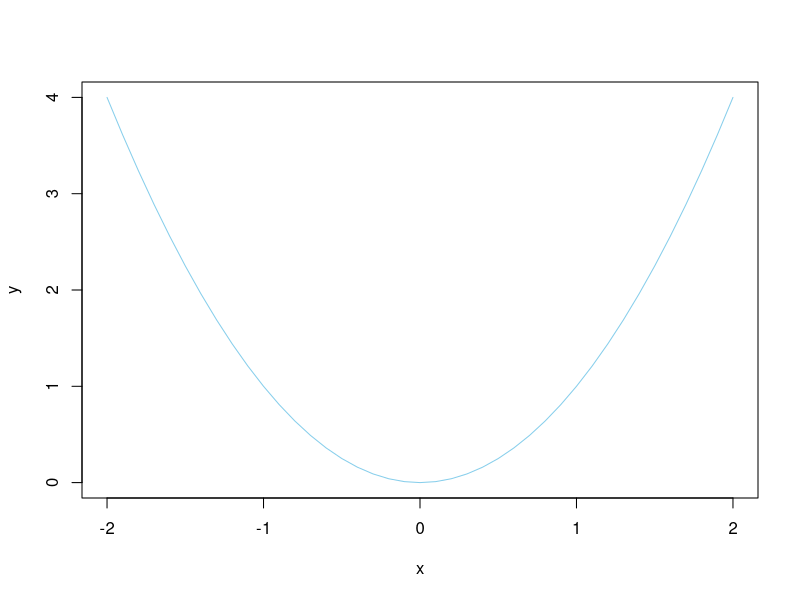

R code for this plot:
## ---- chunk 1
knitr::opts_chunk$set(echo = TRUE)
## ---- chunk 2
    x = seq(-2, 2, by = 0.1)
    y = x^2
    plot(x, y, col = "skyblue", type="l")
## ---- chunk 3
    # Use this code chunk.
## ---- chunk 4
    # Use this code chunk.
## ---- chunk 5
    # Use this code chunk.
## ---- chunk 6
    # Use this code chunk.
## ---- chunk 7
    # Use this code chunk.
## ---- chunk 8
    # Use this code chunk.
## ---- chunk 9
    # Use this code chunk.
## ---- chunk 10
    # Use this code chunk.
